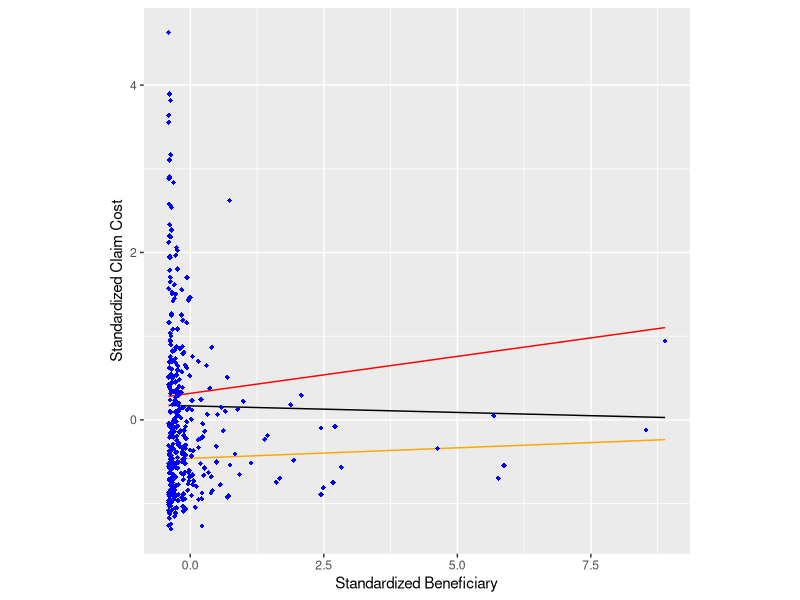
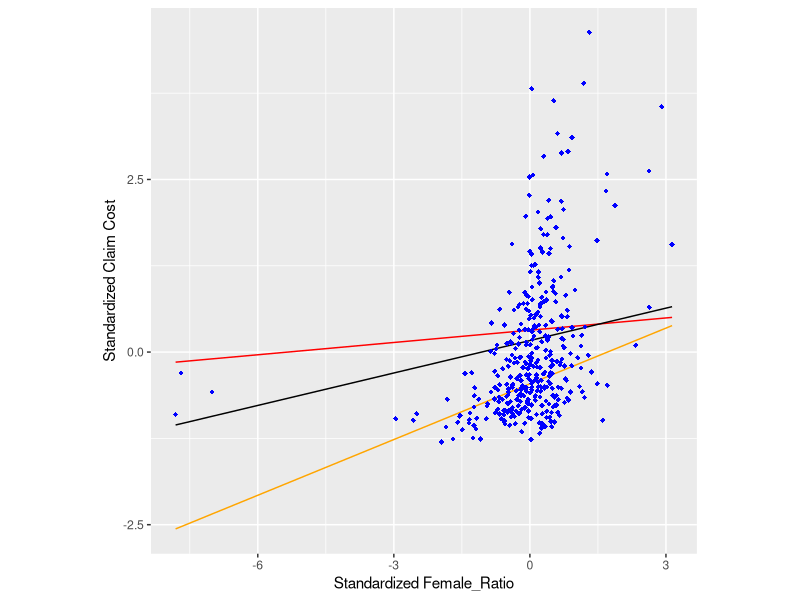
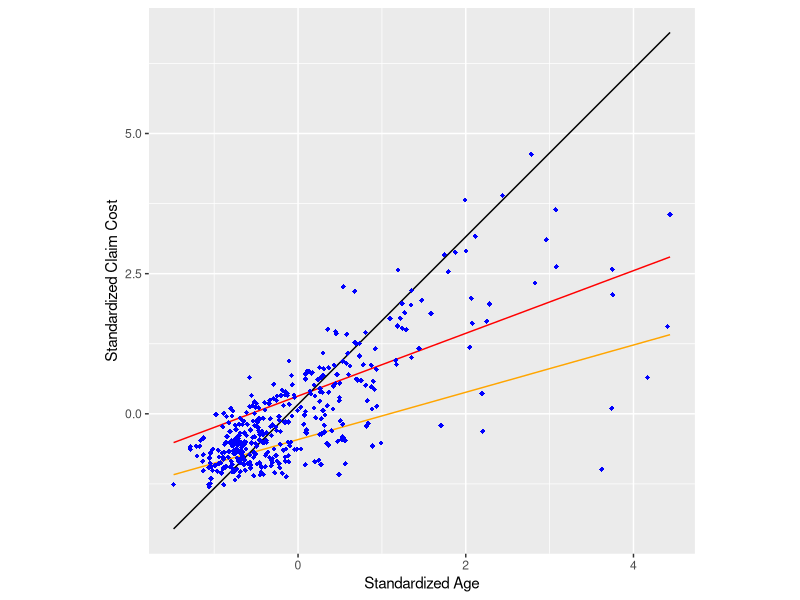
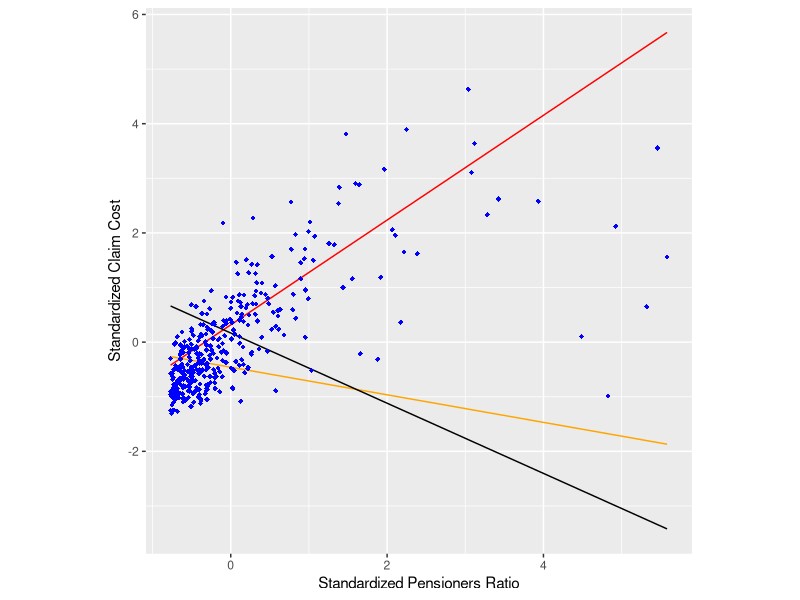

The R script that drew these images, in order: (Note: this script raises an error after producing the figures.)
library(ggplot2)
library(flexmix)
library(xtable)

set.seed(2021)
c = read.csv('tdata.csv')

x1 = c$Beneficiaries
x2 = c$Female_Ratio
x3 = c$Age
x4 = c$Pens_ratio
x5 = c$Depen_ratio
y = c$Claims

m1<- flexmix(c$Claims ~ x1 + x2 +x3 +x4 + x5, data = c, k = 3)
m1

par = parameters(m1)


#beneficiaries
c$f1 = par[1,1] + par[2,1]*x1 
c$f2 = par[1,2] + par[2,2]*x1 
c$f3 = par[1,3] + par[2,3]*x1 

ggplot(c, aes(x=x1,  y=y)) + 
  geom_line(aes(y = f1), color = "red") + 
  geom_line(aes(y = f2), color="orange") +
  geom_line(aes(y = f3), color="black")+ 
  geom_point(shape=18, color="blue")+
  labs(x="Standardized Beneficiary",y="Standardized Claim Cost")+ theme(aspect.ratio=1)


#female_ratio
c$f4 = par[1,1] + par[3,1]*x2
c$f5 = par[1,2] + par[3,2]*x2 
c$f6 = par[1,3] + par[3,3]*x2 

ggplot(c, aes(x=x2,  y=y)) + 
  geom_line(aes(y = f4), color = "red") + 
  geom_line(aes(y = f5), color="orange") +
  geom_line(aes(y = f6), color="black")+ 
  geom_point(shape=18, color="blue")+
  labs(x="Standardized Female_Ratio",y="Standardized Claim Cost")+ theme(aspect.ratio=1)

#age
c$f7 = par[1,1] + par[4,1]*x3 
c$f8 = par[1,2] + par[4,2]*x3 
c$f9 = par[1,3] + par[4,3]*x3 

ggplot(c, aes(x=x3,  y=y)) + 
  geom_line(aes(y = f7), color = "red") + 
  geom_line(aes(y = f8), color="orange") +
  geom_line(aes(y = f9), color="black")+ 
  geom_point(shape=18, color="blue")+
  labs(x="Standardized Age",y="Standardized Claim Cost")+ theme(aspect.ratio=1)


#Pensioners
c$f10 = par[1,1] + par[5,1]*x4 
c$f11 = par[1,2] + par[5,2]*x4 
c$f12 = par[1,3] + par[5,3]*x4 

ggplot(c, aes(x=x4,  y=y)) + 
  geom_line(aes(y = f10), color = "red") + 
  geom_line(aes(y = f11), color="orange") +
  geom_line(aes(y = f12), color="black")+ 
  geom_point(shape=18, color="blue")+
  labs(x="Standardized Pensioners Ratio",y="Standardized Claim Cost")+ theme(aspect.ratio=1)

#dependants
c$f13 = par[1,1] + par[6,1]*x5 
c$f14 = par[1,2] + par[6,2]*x5x
c$f15 = par[1,3] + par[6,3]*x5

ggplot(c, aes(x=x5,  y=y)) + 
  geom_line(aes(y = f13), color = "red") + 
  geom_line(aes(y = f14), color="orange") +
  geom_line(aes(y = f15), color="black")+ 
  geom_point(shape=18, color="blue")+
  labs(x="Standardized Dependents Ratio",y="Standardized Claim Cost")+ theme(aspect.ratio=1)


xtable(par)
